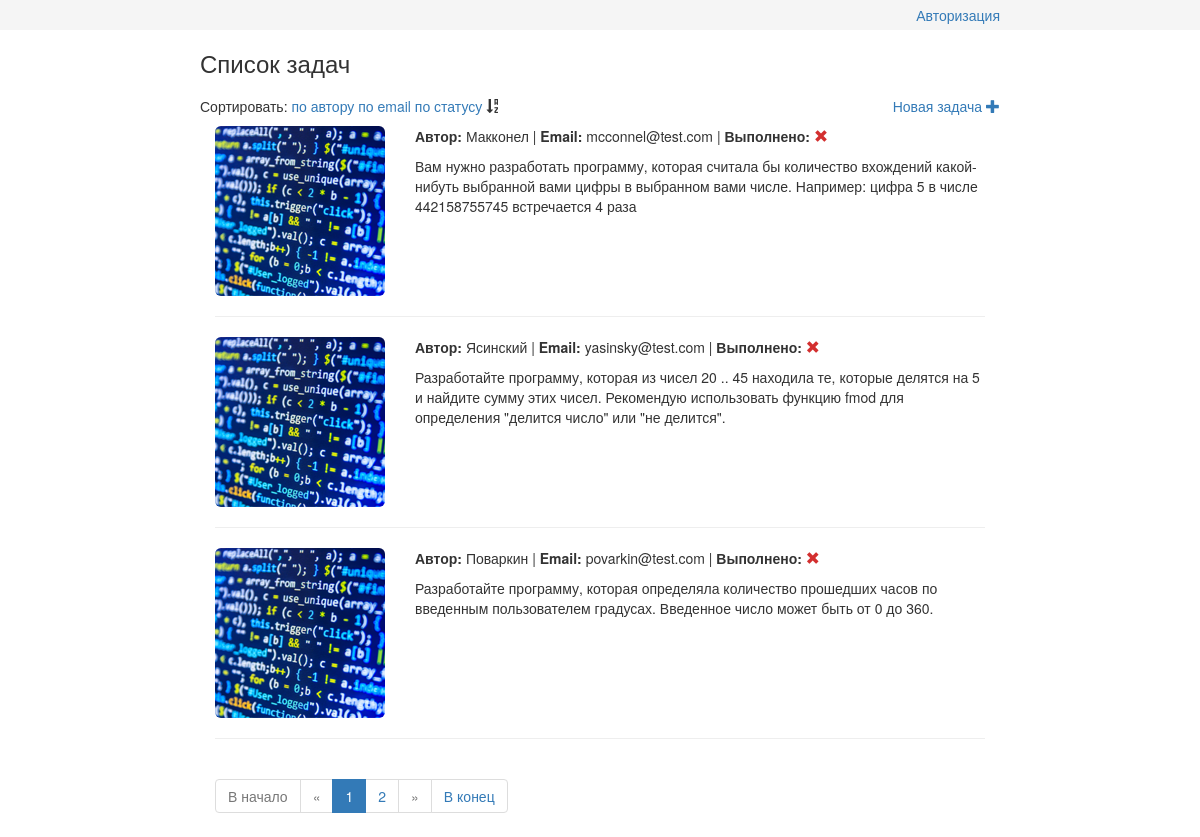
The page /?order=complete&direct=desc&switch on the database its author committed.
### tables this page shows
CREATE TABLE IF NOT EXISTS `tasks` (
  `id` int(10) unsigned NOT NULL,
  `name` varchar(100) NOT NULL,
  `email` varchar(100) NOT NULL,
  `text` text NOT NULL,
  `image` varchar(255) DEFAULT NULL,
  `complete` tinyint(1) unsigned DEFAULT NULL
);

### app/core/view.php (called while the page is built, shortened)
<?php
class View
{
	public function generate($contentFile, $templateFile, $data = null)
	{
		include 'app/views/'.$templateFile;
	}
}

### app/controllers/controllermain.php (called while the page is built, shortened)
<?php
class ControllerMain extends Controller
{
	public function __construct()
	{
		$this->model = new ModelTasks();
	}
	public function actionIndex()
	{
		$numberCurrentPage = ( isset($_GET['page']) ) ? (int) $_GET['page'] : 1;
		$order = $_GET['order'] ?? '';
		$direct = $_GET['direct'] ?? 'desc';
		$switch = ( isset($_GET['switch']) ) ? true : false;
		if ($switch) {
			$direct = ($direct == 'desc') ? 'asc' : 'desc';
		}
		$offset = Paginator::NUMBER_ITEM_PAGE * $numberCurrentPage - Paginator::NUMBER_ITEM_PAGE;
		$dataTasks = $this->model->getData(Paginator::NUMBER_ITEM_PAGE, $offset, $order, $direct);
		$page = new Paginator($numberCurrentPage, $this->model->getTotalRowCount(), '/');
		$page->shapePage();
		$this->view->generate(
			'main_view.php',
			'template_view.php',
			[
				'data' => $dataTasks,
				'page' => $page,
				'order' => $order,
				'direct' => $direct,
				'sort' => [
					'field' => $this->model->getSortedField(),
					'label' =>$this->model->getSortedTranslate(),
				]
			]
		);
	}
}

### app/bootstrap.php (called while the page is built, shortened)
<?php
class Bootstrap
{
	public function run()
	{
		Route::start();
	}
}

### index.php (called while the page is built, shortened)
<?php
require_once 'app/bootstrap.php';
$app = new Bootstrap();
$app->run();

### app/models/modeltasks.php (called while the page is built, shortened)
<?php
class ModelTasks extends Model
{
	public function getData($limit = 3, $offset = 0, $order = '', $direct = 'desc')
	{
		$db = $this->db;
		$sql = 'SELECT name, email, text, image, complete FROM tasks';
		if ($order && in_array($order, $this->getSortedField())) {
			$sql .= " ORDER BY {$order} {$direct}";
		}
		$sql .= ' LIMIT :limit OFFSET :offset';
		$stmt = $db->prepare($sql);
		$stmt->bindParam(':limit', $limit, \PDO::PARAM_INT);
		$stmt->bindParam(':offset', $offset, \PDO::PARAM_INT);
		$stmt->execute();
		return $stmt->fetchAll(\PDO::FETCH_ASSOC);
	}
	public function getSortedField()
	{
		return ['name', 'email', 'complete'];
	}
}

### app/views/main_view.php (the view)
<div class="row">
	<h3>Список задач</h3>
</div>
<div class="row ptb_small">
	<div class="pull-left">
		Сортировать:
		<?php foreach ($sort['field'] as $itemSort): ?>
			<a href="/?order=<?=$itemSort;?>&direct=<?=$direct;?>&switch"><?=$sort['label'][$itemSort] ?></a>
			<?php if ($order == $itemSort): ?>
				<?php if ($direct == 'asc'): ?>
					<i class="glyphicon glyphicon-sort-by-alphabet"></i>
				<?php else: ?>
					<i class="glyphicon glyphicon-sort-by-alphabet-alt"></i>
				<?php endif; ?>
			<?php endif; ?>
		<?php endforeach; ?>
	</div>
	<div class="pull-right">
		<a href="/edit/index">Новая задача <i class="glyphicon glyphicon-plus"></i></a>
	</div>
</div>
<?php foreach ($data as $task): ?>
	<div class="row">
		<div class="col-md-3">
			<img src="/img/<?php if ($task['image']):?><?=$task['image'];?><?php else: ?>empty.png<?php endif ?>"
			     class="img-responsive img-rounded">
		</div>
		<div class="col-md-9">
			<p>
				<strong>Автор:</strong> <?=$task['name']?> |
				<strong>Email:</strong> <?=$task['email']?> |
				<strong>Выполнено:</strong>
				<?php if ($task['complete']): ?>
					<i class="glyphicon glyphicon-ok complete_yes"></i>
				<?php else: ?>
					<i class="glyphicon glyphicon-remove complete_no"></i>
				<?php endif ?>
			</p>
			<p><?=$task['text']?></p>
		</div>
	</div>
	<hr>
<?php endforeach; ?>
<?php include "app/views/pagination_view.php"; ?>

### css/style.css (style rules this page uses)
.complete_no { color: #d32f2f }
.ptb_small { padding-top: 10px; padding-bottom: 10px; }

### rows shown on the page
tasks: name "Макконел", email "mcconnel@test.com", text "Вам нужно разработать программу, которая считала бы количество вхождений какой-нибуть выбранной вами цифры в выбранном вами числе. Например: цифра 5 в числе 442158755745 встречается 4 раза"
tasks: name "Ясинский", email "yasinsky@test.com", text "Разработайте программу, которая из чисел 20 .. 45 находила те, которые делятся на 5 и найдите сумму этих чисел. Рекомендую использовать функцию fmod для определения \"делится число\" или \"не делится\"."
tasks: name "Поваркин", email "povarkin@test.com", text "Разработайте программу, которая определяла количество прошедших часов по введенным пользователем градусах. Введенное число может быть от 0 до 360."

### other values the page prints
$sort['label'][$itemSort] "по автору"
$sort['label'][$itemSort] "по email"
$sort['label'][$itemSort] "по статусу"
